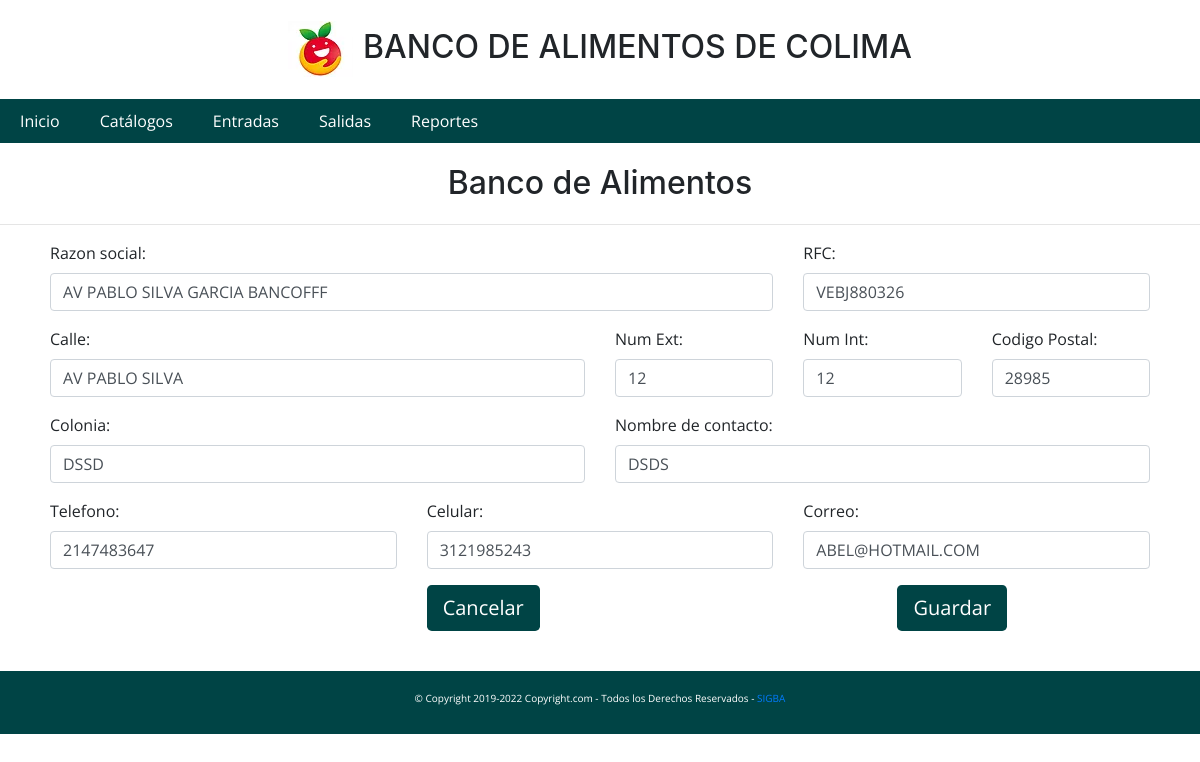
The page /catalogos/banco_alimentosupdate.php?id=14 on the database its author committed.
### tables this page shows
CREATE TABLE `personas` (
  `idpersona` int(11) NOT NULL,
  `razon_Social` varchar(50) DEFAULT NULL,
  `rfc` varchar(50) DEFAULT NULL,
  `calle` varchar(50) DEFAULT NULL,
  `num_Interior` varchar(50) DEFAULT NULL,
  `num_Exterior` varchar(50) DEFAULT NULL,
  `colonia` varchar(50) DEFAULT NULL,
  `codPostal` varchar(50) DEFAULT NULL,
  `nombre_Contacto` varchar(50) DEFAULT NULL,
  `telefono` varchar(50) DEFAULT NULL,
  `celular` varchar(50) DEFAULT NULL,
  `correo` varchar(50) DEFAULT NULL,
  `recibo` varchar(255) DEFAULT NULL,
  `proveedor` tinyint(1) NOT NULL,
  `donador` tinyint(1) NOT NULL,
  `banco` tinyint(1) NOT NULL
);

### catalogos/banco_alimentosupdate.php (the view, shortened to what this page needs)
<!DOCTYPE html>
<html lang="es">
<?php
$id = $_GET['id'];
require('procesos/conexion.php');
$sql = " SELECT  * from personas WHERE idpersona = '$id' ";
$resultado = mysqli_query($conn, $sql);
$rows = mysqli_fetch_array($resultado);
?>
<head>
    <link rel="stylesheet" href="../Frameworks/css/normalize.css">
    <link rel="stylesheet" href="../Frameworks/css/estilo.css">
</head>
<body>
    <h1 class="titulo">Banco de Alimentos</h1>
    <hr>
            <div class="tabla-lg">
                <form id="bancos_update" method="post">
                    <div class="row">
                        <div class="col-8">
                            <div class="form-group">
                                <label class="">Razon social:</label>
                                <input class="form-control" value="<?php echo $rows['razon_Social'];?>" id="razon"
                                    type="text" required>
                            </div>
                        </div>
                        <div class="col-4">
                            <div class="form-group">
                                <label class="">RFC:</label>
                                <input type="text"
                                    pattern="^([A-ZÑ\x26]{3,4}([0-9]{2})(0[1-9]|1[0-2])(0[1-9]|1[0-9]|2[0-9]|3[0-1]))([A-Z\d]{3})?$"
                                    title="Introduzca un RFC valido" id="rfc" value="<?php echo $rows['rfc'];?>"
                                    class="form-control" required>
                            </div>
                        </div>
                    </div>
                    <div class="row">
                        <div class="col-6">
                            <div class="form-group">
                                <label class="">Calle:</label>
                                <input type="text" id="calle" value="<?php echo $rows['calle'];?>" class="form-control"
                                    required>
                            </div>
                        </div>
                        <div class="col-2">
                            <div class="form-group">
                                <label class="">Num Ext:</label>
                                <input type="text" id="numext" value="<?php echo $rows['num_Exterior'];?>"
                                    class="form-control" required>
                            </div>
                        </div>
                        <div class="col-2">
                            <div class="form-group">
                                <label class="">Num Int:</label>
                                <input type="text" id="numint" value="<?php echo $rows['num_Interior'];?>"
                                    class="form-control ">
                            </div>
                        </div>
                        <div class="col-2">
                            <div class="form-group">
                                <label class="">Codigo Postal:</label>
                                <input type="text" id="codpostal" pattern="[0-9]{5}"
                                    title="Introduzca un codigo postal valido" value="<?php echo $rows['codPostal'];?>"
                                    class="form-control " required>
                            </div>
                        </div>
                    </div>
                    <div class="row">
                        <div class="col-6">
                            <div class="form-group">
                                <label class="">Colonia:</label>
                                <input type="text" value="<?php echo $rows['colonia'];?>" id="colonia"
                                    class="form-control" required>
                            </div>
                        </div>
                        <div class="col-6">
                            <div class="form-group">
                                <label class="">Nombre de contacto:</label>
                                <input type="text" id="contacto" value="<?php echo $rows['nombre_Contacto'];?>"
                                    class="form-control" required>
                            </div>
                        </div>
                    </div>
                    <div class="row">
                        <div class="col-4">
                            <div class="form-group">
                                <label class="">Telefono:</label>
                                <input type="text" id="telefono" value="<?php echo $rows['telefono'];?>"
                                    class="form-control" required>
                            </div>
                        </div>
                        <div class="col-4">
                            <div class="form-group">
                                <label class="">Celular:</label>
                                <input type="text" id="celular" pattern="[0-9]{10}" title="Introduzca un celular valido"
                                    value="<?php echo $rows['celular'];?>" class="form-control" required>
                            </div>
                        </div>
                        <div class="col-4">
                            <div class="form-group">
                                <label class="">Correo:</label>
                                <input type="email" id="correo" value="<?php echo $rows['correo'];?>"
                                    class="form-control" required>
                            </div>
                        </div>
                    </div>
                    <div class="row">
                        <div class="col-4"></div>
                        <div class="col-3">
                            <a href="javascript:history.back(-1);" class="btn btn-lg btn-primary"
                                title="Ir la página anterior">Cancelar</a>
                        </div>
                        <div class="col-2"></div>
                        <div class="col-3">
                            <button class="btn btn-lg btn-primary" type="submit">Guardar</button>
                        </div>
                    </div>
                </form>
            </div>
</body>
</html>

### Frameworks/css/estilo.css (style rules this page uses)
* { margin: 0px; padding: 0px; font-family: 'Open Sans', sans-serif; }
.tabla-lg { padding: 0px 50px 30px 50px; }
ul, ol { list-style: none; }
.nave>li { float: left; }
#navegacion { width: 100%; font-family: Arial, Helvetica, sans-serif; height: 44px; background-color: #004445; }
.nave li a { background-color:#004445; color: #fff; text-decoration: none; padding: 10px 20px; display: block; }
.titulo { text-align: center }
.logo { padding-right: 10px; }
#footer { margin-top: 10px; text-align: center; color: #fff; background-color: #004445; font-size: 10px; padding: 20px 0 20px; }
li { list-style-type: none; }
.menu-pegajoso { z-index: 1000; width: 100%; position: sticky; top:0; }
.btn { background-color: #004445; color: white; border: black; }

### rows shown on the page
personas: razon_Social "AV PABLO SILVA GARCIA BANCOFFF", rfc "VEBJ880326", calle "AV PABLO SILVA", num_Exterior "12", num_Interior "12", codPostal "28985", colonia "DSSD", nombre_Contacto "DSDS", telefono "2147483647", celular "3121985243", correo "ABEL@HOTMAIL.COM"
